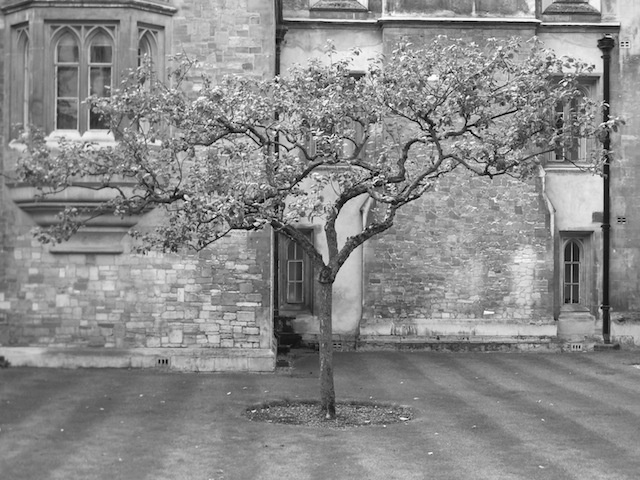
//> input picture week06/prog02/apple_grayscale.jpg, 640 x 480 px
$ ./main   (built with g++ and OpenCV 4)
//> lines starting //> are read from the running program, lines starting //| are printed output that depends on the picture
#include <iostream>
#include <opencv2/opencv.hpp>

#define FILE_NAME "./apple_grayscale.jpg"

int main(int argc, const char* argv[]) {
  cv::Mat src_img = cv::imread(FILE_NAME, 0);
//> src_img is the input picture: 480 rows x 640 cols, CV_8UC1; min 0, max 255, mean 137.8

  // 読み込み失敗の場合
  if (src_img.empty()) {
    fprintf(stderr, "読み込み失敗\n");
    return (-1);
  }

  cv::Mat tmp_img;
  cv::Mat dst_img;

  double filter_h[3][3] = {
      {-1, 0, 1},   //
      {-2, 0, 2},  //
      {-1, 0, 1}    //
  };
  cv::Mat kernel = cv::Mat(3, 3, CV_64F, filter_h);

  // 正規化
  //   cv::normalize(kernel, kernel, 1.0, 0.0, cv::NORM_L1);

  // フィルター処理
  cv::filter2D(src_img, tmp_img, CV_64F, kernel);
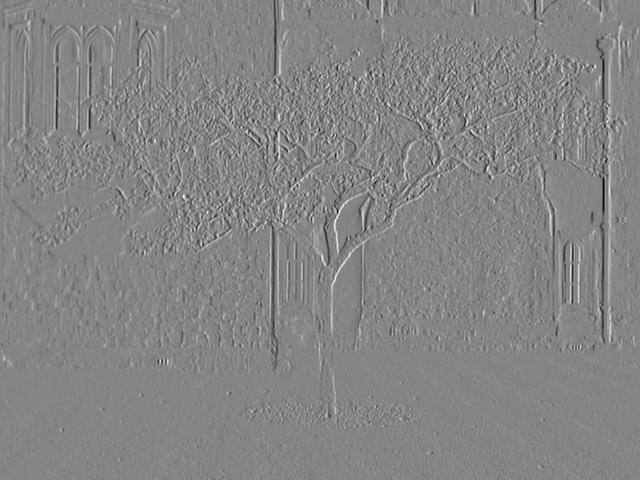
//> tmp_img: 480 rows x 640 cols, CV_64FC1; min -854, max 781, mean 0.4; drawn with min black and max white
  cv::convertScaleAbs(tmp_img, dst_img);
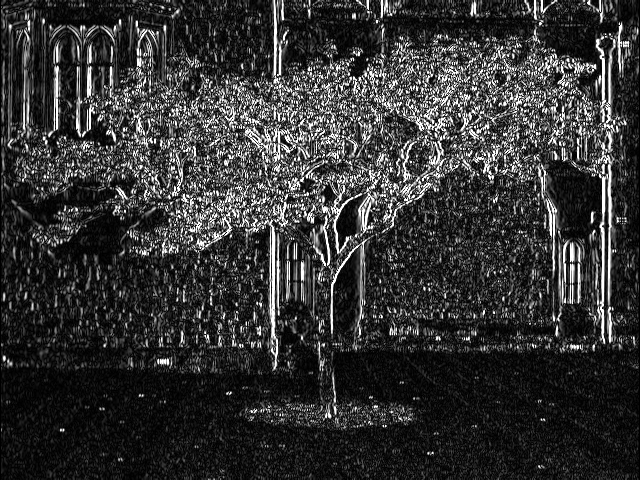
//> dst_img: 480 rows x 640 cols, CV_8UC1; min 0, max 255, mean 52.1

  cv::imshow("output", dst_img);
  cv::imwrite("output.jpg", dst_img);
  cv::waitKey(0);

  return 0;
}
